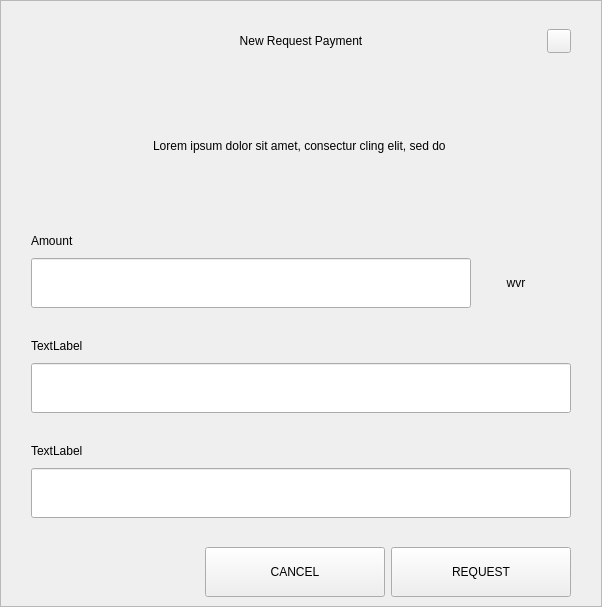
<?xml version="1.0" encoding="UTF-8"?>
<ui version="4.0">
 <class>RequestDialog</class>
 <widget class="QDialog" name="RequestDialog">
  <property name="geometry">
   <rect>
    <x>0</x>
    <y>0</y>
    <width>602</width>
    <height>607</height>
   </rect>
  </property>
  <property name="windowTitle">
   <string>Dialog</string>
  </property>
  <layout class="QVBoxLayout" name="verticalLayout_5">
   <property name="spacing">
    <number>0</number>
   </property>
   <property name="leftMargin">
    <number>0</number>
   </property>
   <property name="topMargin">
    <number>0</number>
   </property>
   <property name="rightMargin">
    <number>0</number>
   </property>
   <property name="bottomMargin">
    <number>0</number>
   </property>
   <item>
    <widget class="QFrame" name="frame">
     <property name="styleSheet">
      <string notr="true"/>
     </property>
     <property name="frameShape">
      <enum>QFrame::StyledPanel</enum>
     </property>
     <property name="frameShadow">
      <enum>QFrame::Raised</enum>
     </property>
     <layout class="QVBoxLayout" name="verticalLayout_4" stretch="1,0,0">
      <property name="spacing">
       <number>0</number>
      </property>
      <property name="leftMargin">
       <number>30</number>
      </property>
      <property name="topMargin">
       <number>20</number>
      </property>
      <property name="rightMargin">
       <number>30</number>
      </property>
      <property name="bottomMargin">
       <number>0</number>
      </property>
      <item>
       <layout class="QHBoxLayout" name="horizontalLayout_3">
        <property name="spacing">
         <number>0</number>
        </property>
        <item>
         <spacer name="horizontalSpacer_21">
          <property name="orientation">
           <enum>Qt::Horizontal</enum>
          </property>
          <property name="sizeHint" stdset="0">
           <size>
            <width>40</width>
            <height>20</height>
           </size>
          </property>
         </spacer>
        </item>
        <item>
         <widget class="QLabel" name="labelTitle">
          <property name="minimumSize">
           <size>
            <width>0</width>
            <height>40</height>
           </size>
          </property>
          <property name="maximumSize">
           <size>
            <width>16777215</width>
            <height>40</height>
           </size>
          </property>
          <property name="styleSheet">
           <string notr="true">padding-left:24px;</string>
          </property>
          <property name="text">
           <string>New Request Payment</string>
          </property>
          <property name="alignment">
           <set>Qt::AlignCenter</set>
          </property>
          <property name="margin">
           <number>7</number>
          </property>
         </widget>
        </item>
        <item>
         <spacer name="horizontalSpacer">
          <property name="orientation">
           <enum>Qt::Horizontal</enum>
          </property>
          <property name="sizeHint" stdset="0">
           <size>
            <width>40</width>
            <height>20</height>
           </size>
          </property>
         </spacer>
        </item>
        <item>
         <widget class="QPushButton" name="btnEsc">
          <property name="minimumSize">
           <size>
            <width>24</width>
            <height>24</height>
           </size>
          </property>
          <property name="maximumSize">
           <size>
            <width>24</width>
            <height>24</height>
           </size>
          </property>
          <property name="focusPolicy">
           <enum>Qt::NoFocus</enum>
          </property>
          <property name="text">
           <string/>
          </property>
         </widget>
        </item>
       </layout>
      </item>
      <item>
       <widget class="QStackedWidget" name="stack">
        <property name="minimumSize">
         <size>
          <width>540</width>
          <height>0</height>
         </size>
        </property>
        <property name="maximumSize">
         <size>
          <width>540</width>
          <height>16777215</height>
         </size>
        </property>
        <property name="currentIndex">
         <number>0</number>
        </property>
        <widget class="QWidget" name="page_1">
         <property name="minimumSize">
          <size>
           <width>540</width>
           <height>0</height>
          </size>
         </property>
         <property name="maximumSize">
          <size>
           <width>540</width>
           <height>16777215</height>
          </size>
         </property>
         <layout class="QVBoxLayout" name="layout1">
          <property name="spacing">
           <number>0</number>
          </property>
          <property name="leftMargin">
           <number>0</number>
          </property>
          <property name="topMargin">
           <number>0</number>
          </property>
          <property name="rightMargin">
           <number>0</number>
          </property>
          <property name="bottomMargin">
           <number>0</number>
          </property>
          <item>
           <spacer name="verticalSpacer_21">
            <property name="orientation">
             <enum>Qt::Vertical</enum>
            </property>
            <property name="sizeType">
             <enum>QSizePolicy::Fixed</enum>
            </property>
            <property name="sizeHint" stdset="0">
             <size>
              <width>20</width>
              <height>30</height>
             </size>
            </property>
           </spacer>
          </item>
          <item alignment="Qt::AlignHCenter">
           <widget class="QLabel" name="labelMessage">
            <property name="minimumSize">
             <size>
              <width>400</width>
              <height>50</height>
             </size>
            </property>
            <property name="text">
             <string>Lorem ipsum dolor sit amet, consectur cling elit, sed do </string>
            </property>
            <property name="alignment">
             <set>Qt::AlignCenter</set>
            </property>
            <property name="wordWrap">
             <bool>true</bool>
            </property>
           </widget>
          </item>
          <item alignment="Qt::AlignBottom">
           <widget class="QWidget" name="containerAmount" native="true">
            <layout class="QVBoxLayout" name="verticalLayout">
             <property name="spacing">
              <number>9</number>
             </property>
             <property name="leftMargin">
              <number>0</number>
             </property>
             <property name="topMargin">
              <number>0</number>
             </property>
             <property name="rightMargin">
              <number>0</number>
             </property>
             <property name="bottomMargin">
              <number>0</number>
             </property>
             <item>
              <widget class="QLabel" name="labelSubtitleAmount">
               <property name="minimumSize">
                <size>
                 <width>350</width>
                 <height>16</height>
                </size>
               </property>
               <property name="maximumSize">
                <size>
                 <width>16777215</width>
                 <height>16</height>
                </size>
               </property>
               <property name="text">
                <string>Amount</string>
               </property>
              </widget>
             </item>
             <item alignment="Qt::AlignTop">
              <widget class="QWidget" name="layoutAmount" native="true">
               <layout class="QHBoxLayout" name="horizontalLayout" stretch="2,0">
                <property name="spacing">
                 <number>0</number>
                </property>
                <property name="leftMargin">
                 <number>0</number>
                </property>
                <property name="topMargin">
                 <number>0</number>
                </property>
                <property name="rightMargin">
                 <number>0</number>
                </property>
                <property name="bottomMargin">
                 <number>0</number>
                </property>
                <item>
                 <widget class="QLineEdit" name="lineEditAmount">
                  <property name="minimumSize">
                   <size>
                    <width>0</width>
                    <height>50</height>
                   </size>
                  </property>
                  <property name="maximumSize">
                   <size>
                    <width>16777215</width>
                    <height>50</height>
                   </size>
                  </property>
                 </widget>
                </item>
                <item>
                 <widget class="QWidget" name="comboContainer" native="true">
                  <property name="minimumSize">
                   <size>
                    <width>100</width>
                    <height>50</height>
                   </size>
                  </property>
                  <property name="maximumSize">
                   <size>
                    <width>16777215</width>
                    <height>50</height>
                   </size>
                  </property>
                  <layout class="QHBoxLayout" name="horizontalLayout_31">
                   <property name="spacing">
                    <number>0</number>
                   </property>
                   <property name="leftMargin">
                    <number>0</number>
                   </property>
                   <property name="topMargin">
                    <number>0</number>
                   </property>
                   <property name="rightMargin">
                    <number>10</number>
                   </property>
                   <property name="bottomMargin">
                    <number>0</number>
                   </property>
                   <item>
                    <widget class="QLabel" name="comboBoxCoin">
                     <property name="text">
                      <string>wvr</string>
                     </property>
                     <property name="alignment">
                      <set>Qt::AlignCenter</set>
                     </property>
                    </widget>
                   </item>
                  </layout>
                 </widget>
                </item>
               </layout>
              </widget>
             </item>
            </layout>
           </widget>
          </item>
          <item>
           <spacer name="verticalSpacer_31">
            <property name="orientation">
             <enum>Qt::Vertical</enum>
            </property>
            <property name="sizeType">
             <enum>QSizePolicy::Fixed</enum>
            </property>
            <property name="sizeHint" stdset="0">
             <size>
              <width>20</width>
              <height>30</height>
             </size>
            </property>
           </spacer>
          </item>
          <item>
           <layout class="QVBoxLayout" name="verticalLayoutLabel">
            <property name="spacing">
             <number>9</number>
            </property>
            <item>
             <widget class="QLabel" name="labelSubtitleLabel">
              <property name="minimumSize">
               <size>
                <width>0</width>
                <height>16</height>
               </size>
              </property>
              <property name="maximumSize">
               <size>
                <width>16777215</width>
                <height>16</height>
               </size>
              </property>
              <property name="text">
               <string>TextLabel</string>
              </property>
             </widget>
            </item>
            <item>
             <widget class="QLineEdit" name="lineEditLabel">
              <property name="minimumSize">
               <size>
                <width>0</width>
                <height>50</height>
               </size>
              </property>
              <property name="maximumSize">
               <size>
                <width>16777215</width>
                <height>50</height>
               </size>
              </property>
             </widget>
            </item>
           </layout>
          </item>
          <item>
           <spacer name="verticalSpacer_34">
            <property name="orientation">
             <enum>Qt::Vertical</enum>
            </property>
            <property name="sizeType">
             <enum>QSizePolicy::Fixed</enum>
            </property>
            <property name="sizeHint" stdset="0">
             <size>
              <width>20</width>
              <height>30</height>
             </size>
            </property>
           </spacer>
          </item>
          <item>
           <layout class="QVBoxLayout" name="verticalLayoutDescription">
            <property name="spacing">
             <number>9</number>
            </property>
            <item>
             <widget class="QLabel" name="labelSubtitleDescription">
              <property name="minimumSize">
               <size>
                <width>0</width>
                <height>16</height>
               </size>
              </property>
              <property name="maximumSize">
               <size>
                <width>16777215</width>
                <height>16</height>
               </size>
              </property>
              <property name="text">
               <string>TextLabel</string>
              </property>
             </widget>
            </item>
            <item>
             <widget class="QLineEdit" name="lineEditDescription">
              <property name="minimumSize">
               <size>
                <width>0</width>
                <height>50</height>
               </size>
              </property>
              <property name="maximumSize">
               <size>
                <width>16777215</width>
                <height>50</height>
               </size>
              </property>
             </widget>
            </item>
            <item>
             <spacer name="verticalSpacer_4">
              <property name="orientation">
               <enum>Qt::Vertical</enum>
              </property>
              <property name="sizeType">
               <enum>QSizePolicy::Fixed</enum>
              </property>
              <property name="sizeHint" stdset="0">
               <size>
                <width>20</width>
                <height>20</height>
               </size>
              </property>
             </spacer>
            </item>
           </layout>
          </item>
         </layout>
        </widget>
        <widget class="QWidget" name="page_2">
         <layout class="QVBoxLayout" name="layout2">
          <item>
           <spacer name="verticalSpacer_5">
            <property name="orientation">
             <enum>Qt::Vertical</enum>
            </property>
            <property name="sizeType">
             <enum>QSizePolicy::Fixed</enum>
            </property>
            <property name="sizeHint" stdset="0">
             <size>
              <width>20</width>
              <height>50</height>
             </size>
            </property>
           </spacer>
          </item>
          <item alignment="Qt::AlignHCenter">
           <widget class="QLabel" name="labelQrImg">
            <property name="minimumSize">
             <size>
              <width>260</width>
              <height>260</height>
             </size>
            </property>
            <property name="maximumSize">
             <size>
              <width>260</width>
              <height>260</height>
             </size>
            </property>
            <property name="text">
             <string/>
            </property>
            <property name="alignment">
             <set>Qt::AlignCenter</set>
            </property>
           </widget>
          </item>
          <item>
           <spacer name="verticalSpacer_2">
            <property name="orientation">
             <enum>Qt::Vertical</enum>
            </property>
            <property name="sizeType">
             <enum>QSizePolicy::Fixed</enum>
            </property>
            <property name="sizeHint" stdset="0">
             <size>
              <width>20</width>
              <height>30</height>
             </size>
            </property>
           </spacer>
          </item>
          <item alignment="Qt::AlignHCenter">
           <widget class="QLabel" name="labelAddress">
            <property name="text">
             <string>We6gTpDqGjhw9B2tbqHyFonoqQ6KaCmCmS </string>
            </property>
           </widget>
          </item>
          <item>
           <spacer name="verticalSpacer_32">
            <property name="orientation">
             <enum>Qt::Vertical</enum>
            </property>
            <property name="sizeType">
             <enum>QSizePolicy::Expanding</enum>
            </property>
            <property name="sizeHint" stdset="0">
             <size>
              <width>20</width>
              <height>20</height>
             </size>
            </property>
           </spacer>
          </item>
          <item>
           <layout class="QHBoxLayout" name="horizontal">
            <property name="leftMargin">
             <number>20</number>
            </property>
            <property name="rightMargin">
             <number>20</number>
            </property>
            <property name="bottomMargin">
             <number>20</number>
            </property>
            <item>
             <spacer name="horizontalSpacer_4">
              <property name="orientation">
               <enum>Qt::Horizontal</enum>
              </property>
              <property name="sizeHint" stdset="0">
               <size>
                <width>40</width>
                <height>20</height>
               </size>
              </property>
             </spacer>
            </item>
            <item>
             <widget class="QPushButton" name="btnCopyAddress">
              <property name="minimumSize">
               <size>
                <width>180</width>
                <height>50</height>
               </size>
              </property>
              <property name="text">
               <string>COPY ADDRESS</string>
              </property>
             </widget>
            </item>
            <item>
             <widget class="QPushButton" name="btnCopyUrl">
              <property name="minimumSize">
               <size>
                <width>180</width>
                <height>50</height>
               </size>
              </property>
              <property name="text">
               <string>COPY URL</string>
              </property>
             </widget>
            </item>
            <item>
             <spacer name="horizontalSpacer_2">
              <property name="orientation">
               <enum>Qt::Horizontal</enum>
              </property>
              <property name="sizeHint" stdset="0">
               <size>
                <width>40</width>
                <height>20</height>
               </size>
              </property>
             </spacer>
            </item>
           </layout>
          </item>
         </layout>
        </widget>
       </widget>
      </item>
      <item>
       <widget class="QWidget" name="buttonsStack" native="true">
        <layout class="QHBoxLayout" name="horizontalLayout_5">
         <property name="leftMargin">
          <number>20</number>
         </property>
         <property name="rightMargin">
          <number>0</number>
         </property>
         <item>
          <spacer name="horizontalSpacer_41">
           <property name="orientation">
            <enum>Qt::Horizontal</enum>
           </property>
           <property name="sizeHint" stdset="0">
            <size>
             <width>40</width>
             <height>20</height>
            </size>
           </property>
          </spacer>
         </item>
         <item>
          <widget class="QPushButton" name="btnCancel">
           <property name="minimumSize">
            <size>
             <width>180</width>
             <height>50</height>
            </size>
           </property>
           <property name="focusPolicy">
            <enum>Qt::NoFocus</enum>
           </property>
           <property name="text">
            <string>CANCEL</string>
           </property>
          </widget>
         </item>
         <item>
          <widget class="QPushButton" name="btnSave">
           <property name="minimumSize">
            <size>
             <width>180</width>
             <height>50</height>
            </size>
           </property>
           <property name="focusPolicy">
            <enum>Qt::NoFocus</enum>
           </property>
           <property name="text">
            <string>REQUEST</string>
           </property>
          </widget>
         </item>
        </layout>
       </widget>
      </item>
     </layout>
    </widget>
   </item>
  </layout>
 </widget>
 <resources/>
 <connections/>
</ui>
